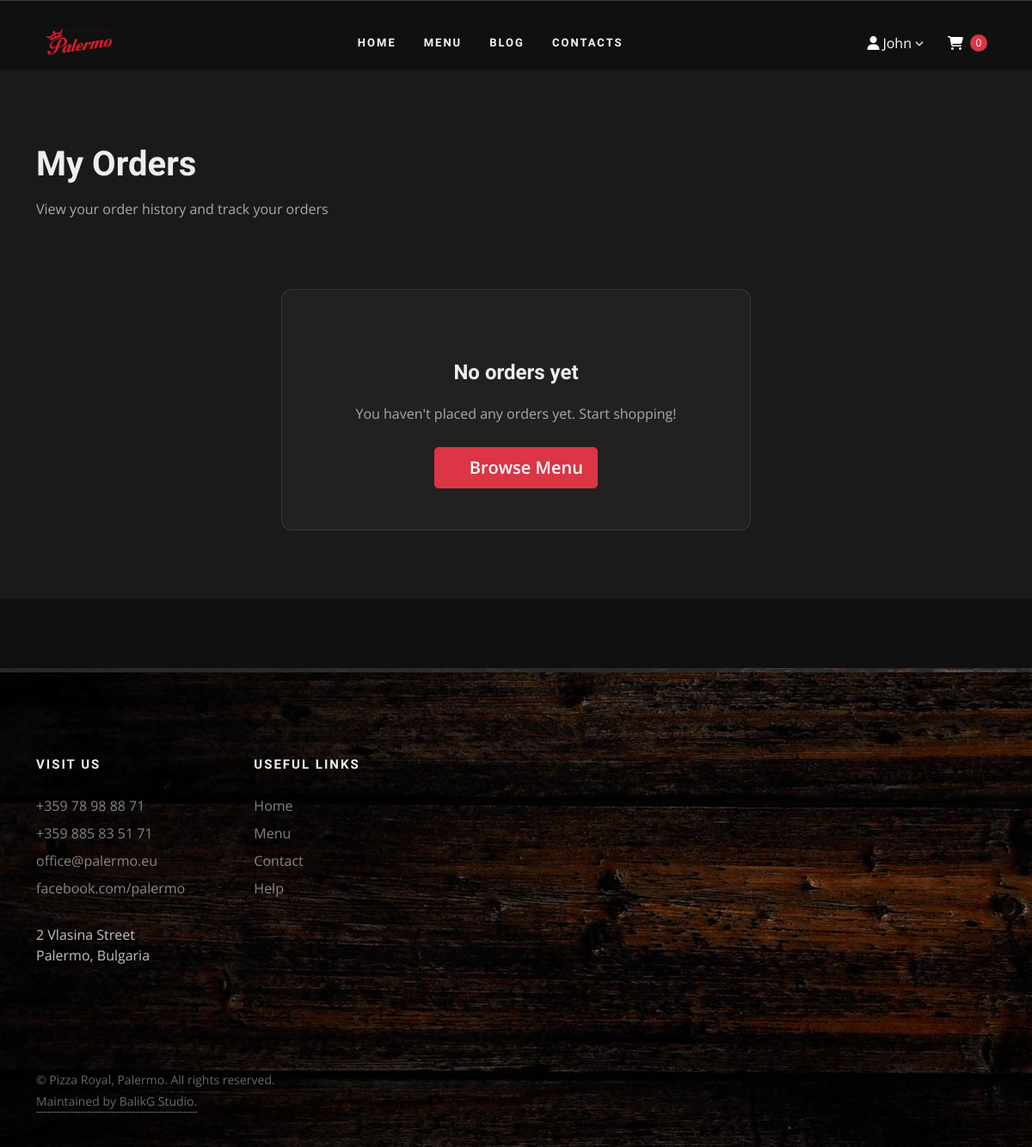
Page /palermo/orders (signed in) on the earlier database version.
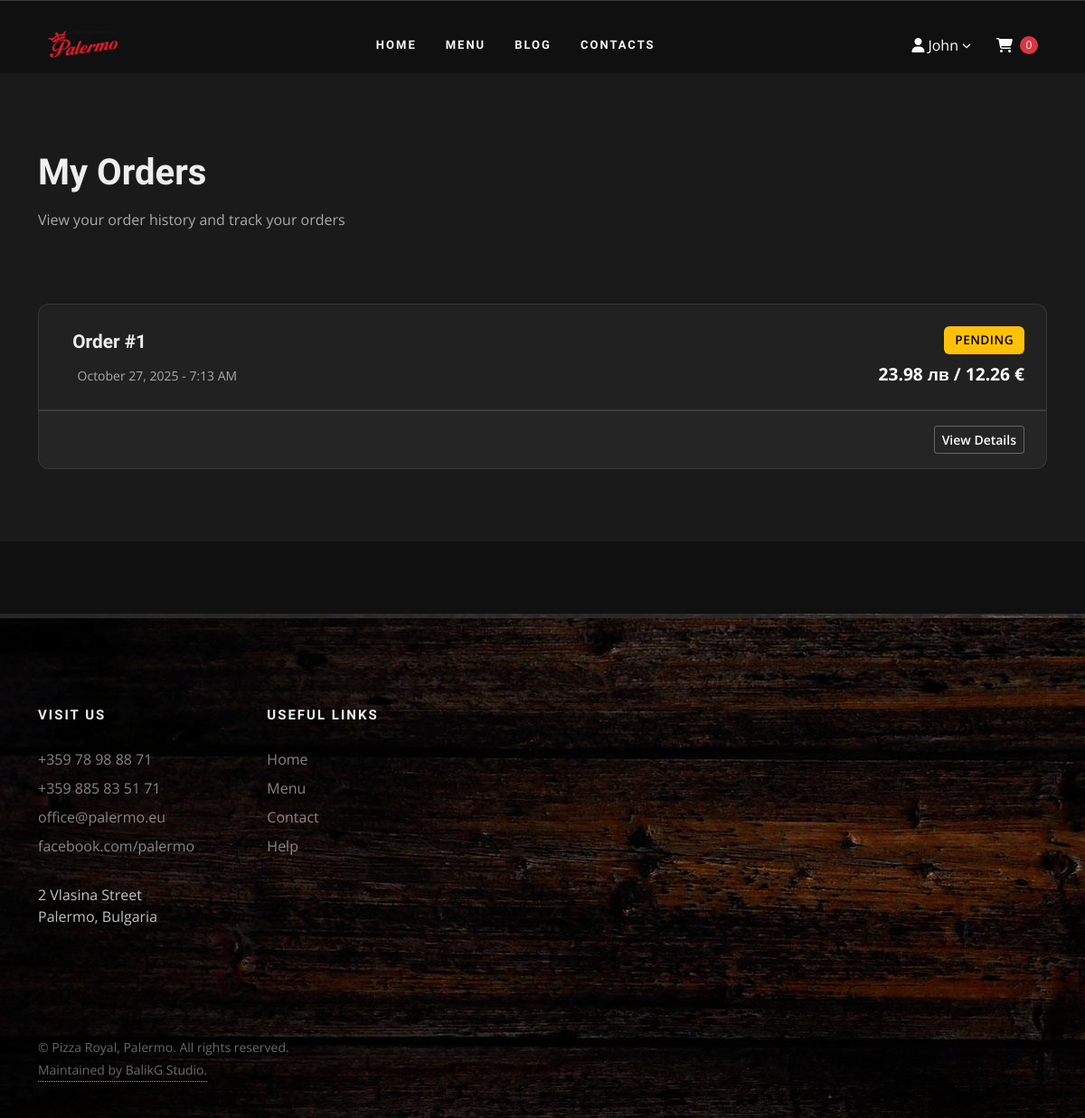
Same page on the later database version.
### tables this page shows
CREATE TABLE `orders` (
  `id` int(11) NOT NULL,
  `user_id` int(11) DEFAULT NULL,
  `amount` decimal(10,2) DEFAULT NULL,
  `status_id` int(11) DEFAULT NULL,
  `message` text DEFAULT NULL,
  `order_address` text DEFAULT NULL,
  `status` enum('pending','processing','completed','canceled') DEFAULT 'pending',
  `created_at` timestamp NOT NULL DEFAULT current_timestamp(),
  `updated_at` timestamp NOT NULL DEFAULT current_timestamp() ON UPDATE current_timestamp()
);

CREATE TABLE `order_statuses` (
  `id` int(11) NOT NULL,
  `name` varchar(50) NOT NULL,
  `active` enum('0','1') NOT NULL DEFAULT '1',
  `created_at` timestamp NOT NULL DEFAULT current_timestamp(),
  `updated_at` timestamp NOT NULL DEFAULT current_timestamp() ON UPDATE current_timestamp()
);

### repositories/frontend/UserOrderRepository.php (called while the page is built, shortened)
<?php
class UserOrderRepository
{
    private PDO $pdo;
    public function __construct(PDO $pdo)
    {
        $this->pdo = $pdo;
    }
    public function getUserOrders(int $userId, int $limit = 50, int $offset = 0): array
    {
        $sql = 'SELECT
                o.id,
                o.amount,
                o.status_id,
                o.message,
                o.order_address,
                o.created_at,
                os.name AS status_name
                FROM orders o
                LEFT JOIN order_statuses os ON o.status_id = os.id
                WHERE o.user_id = :user_id
                ORDER BY o.created_at DESC
                LIMIT :lim OFFSET :off';
        $stmt = $this->pdo->prepare($sql);
        $stmt->bindValue(':user_id', $userId, PDO::PARAM_INT);
        $stmt->bindValue(':lim', $limit, PDO::PARAM_INT);
        $stmt->bindValue(':off', $offset, PDO::PARAM_INT);
        $stmt->execute();
        return $stmt->fetchAll(PDO::FETCH_ASSOC);
    }
}

### include/functions.php (called while the page is built, shortened)
<?php
function convertToEuro(float $priceBgn): float
{
    return round($priceBgn / BGN_TO_EUR_RATE, 2);
}
function displayPrice(float $priceBgn): string
{
    $priceEur = convertToEuro($priceBgn);
    return sprintf('%.2f лв / %.2f €', $priceBgn, $priceEur);
}
function formatOrderPrice(float $priceBgn, bool $showBoth = true): string
{
    return displayPrice($priceBgn);
}
function getStatusClass(string $statusName): string
{
    $statusLower = strtolower($statusName);
    if (strpos($statusLower, 'pending') !== false) return 'bg-warning';
    return 'bg-secondary';
}

### include/html_functions.php (the view, shortened to what the changed rows need)
<?php
function headerContainer(array $seoData = []): void
{
?>
    <!DOCTYPE html>
    <html dir="ltr" lang="en-US">
    <head>
        <link rel="stylesheet" href="./css/bootstrap.css" type="text/css" />
        <link rel="stylesheet" href="./css/style.css" type="text/css" />
        <link rel="stylesheet" href="./css/dark.css" type="text/css" />
        <link rel="stylesheet" href="https://cdnjs.cloudflare.com/ajax/libs/font-awesome/6.2.0/css/all.min.css" />
        <link rel="stylesheet" href="./css/font-icons.css" type="text/css" />
        <link rel="stylesheet" href="./css/animate.css" type="text/css" />
        <link rel="stylesheet" href="./css/magnific-popup.css" type="text/css" />
        <link rel="stylesheet" href="css/burger.css" type="text/css" />
        <link rel="stylesheet" href="css/fonts.css" type="text/css" />
    <?php }
function footerContainer(): void
{
    ?>
        </div>
    <?php }
    ?>

### orders.php (shortened to what the changed rows need)
<?php
require_once(__DIR__ . '/include/connect.php');
require_once(__DIR__ . '/include/functions.php');
require_once(__DIR__ . '/repositories/frontend/UserOrderRepository.php');
include(__DIR__ . '/include/html_functions.php');
$userId = $_SESSION['user_id'];
$userOrderRepo = new UserOrderRepository($pdo);
$orders = $userOrderRepo->getUserOrders($userId);
?>
<?php headerContainer(); ?>
<link rel="stylesheet" href="<?php echo BASE_URL; ?>css/orders.css">
</head>
<body class="stretched">
    <div id="wrapper" class="clearfix">
        <section id="content" class="dark-color">
            <div class="content-wrap">
                <div class="section dark m-0" style="padding: 80px 0; background: #1a1a1a;">
                    <div class="container">
                        <div class="row mb-5">
                            <div class="col-12">
                                <h1 class="page-title mb-2">My Orders</h1>
                            </div>
                        </div>
                        <?php if (empty($orders)): ?>
                            <div class="row justify-content-center">
                                <div class="col-lg-6">
                                    <div class="empty-orders-message text-center">
                                        <h3 class="mb-3">No orders yet</h3>
                                        <p class="text-muted mb-4">You haven't placed any orders yet. Start shopping!</p>
                                        <a href="<?php echo BASE_URL; ?>product-cat/all" class="btn btn-danger btn-lg">
                                            <i class="icon-line-arrow-left me-2"></i>Browse Menu
                                        </a>
                                    </div>
                                </div>
                            </div>
                        <?php else: ?>
                            <div class="row">
                                <div class="col-12">
                                    <div class="orders-container">
                                        <?php foreach ($orders as $order): ?>
                                            <div class="order-card">
                                                <div class="order-header">
                                                    <div class="row align-items-center">
                                                        <div class="col-md-6 mb-3 mb-md-0">
                                                            <h5 class="order-id mb-2">
                                                                Order #<?php echo $order['id']; ?>
                                                            </h5>
                                                            <small class="text-muted">
                                                                <i class="icon-line-calendar me-1"></i>
                                                                <?php echo date('F j, Y - g:i A', strtotime($order['created_at'])); ?>
                                                            </small>
                                                        </div>
                                                        <div class="col-md-6 text-md-end">
                                                            <div class="mb-2">
                                                                <span class="order-status <?php echo getStatusClass($order['status_name']); ?>">
                                                                    <?php echo htmlspecialchars($order['status_name']); ?>
                                                                </span>
                                                            </div>
                                                            <div class="order-total">
                                                                <strong><?php echo formatOrderPrice($order['amount']); ?></strong>
                                                            </div>
                                                        </div>
                                                    </div>
                                                </div>
                                                <div class="order-footer">
                                                    <a href="<?php echo BASE_URL; ?>order-detail?id=<?php echo $order['id']; ?>" class="btn btn-sm btn-outline-light">
                                                        View Details
                                                    </a>
                                                </div>
                                            </div>
                                        <?php endforeach; ?>
                                    </div>
                                </div>
                            </div>
                        <?php endif; ?>
                    </div>
                </div>
            </div>
        </section>
        <?php footerContainer(); ?>
</body>
</html>

Differences in the rows shown:
added orders: id "1", created_at "October 27, 2025 - 7:13 AM", order_statuses.name "PENDING", amount "23.98 лв / 12.26 €"
Other differences:
text no longer shown: "No orders yet You haven't placed any orders yet. Start shopping! Browse Menu"
